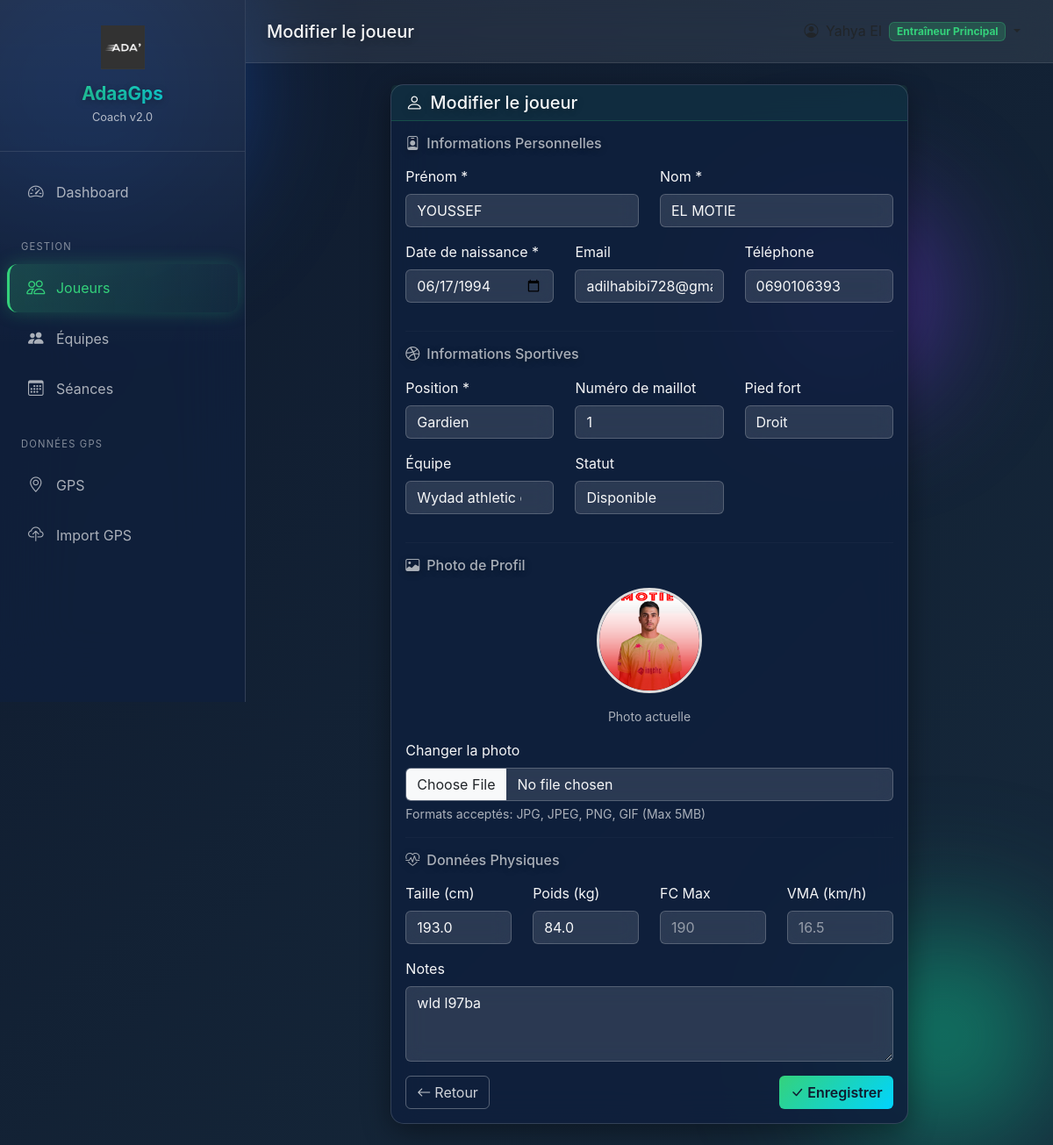
Page /players/1/edit (signed in) on the earlier database version.
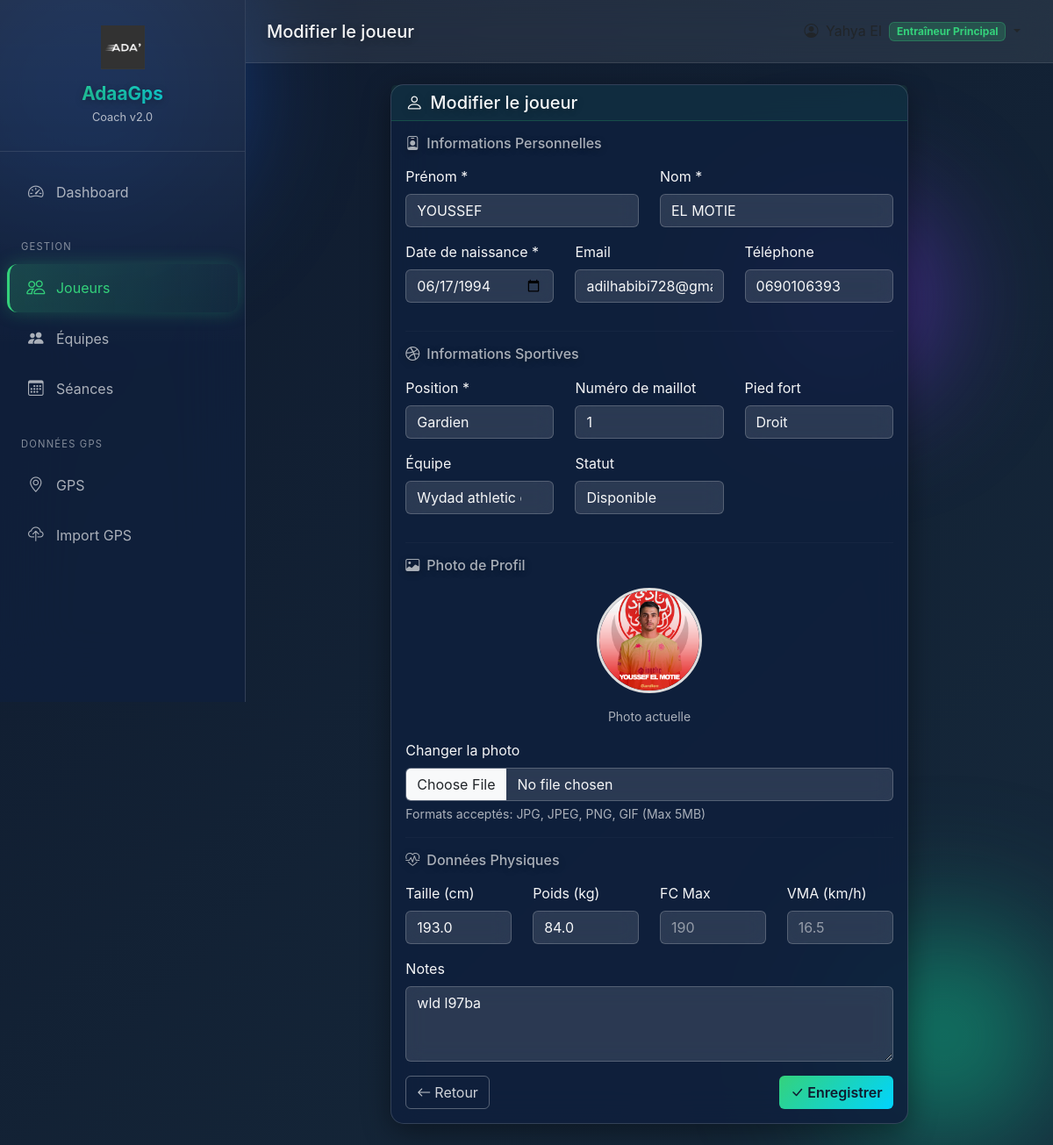
Same page on the later database version.
### app/models.py (models this page shows, shortened)
class Player(db.Model):
    __tablename__ = 'player'
    id = db.Column(db.Integer, primary_key=True)
    first_name = db.Column(db.String(50), nullable=False)
    last_name = db.Column(db.String(50), nullable=False)
    date_of_birth = db.Column(db.Date, nullable=False)
    position = db.Column(db.String(30), nullable=False)
    jersey_number = db.Column(db.Integer)
    dominant_foot = db.Column(db.String(10))  # Droit, Gauche, Ambidextre
    height = db.Column(db.Float)  # en cm
    weight = db.Column(db.Float)  # en kg
    status = db.Column(db.String(30), default='Disponible')
    team_id = db.Column(db.Integer, db.ForeignKey('team.id'))
    photo_url = db.Column(db.String(255))
    phone = db.Column(db.String(20))
    email = db.Column(db.String(120))
    hr_max = db.Column(db.Integer)  # FC max mesurée
    vma = db.Column(db.Float)  # VMA en km/h
    notes = db.Column(db.Text)
    created_at = db.Column(db.DateTime, default=datetime.utcnow)
    updated_at = db.Column(db.DateTime, default=datetime.utcnow, onupdate=datetime.utcnow)
    sessions = db.relationship('TrainingSession', secondary=player_session,
                               backref=db.backref('players', lazy='dynamic'))
    results = db.relationship('TrainingResult', backref='player', lazy='dynamic',
                              cascade='all, delete-orphan')
    gps_data = db.relationship('GPSData', backref='player', lazy='dynamic',
                               cascade='all, delete-orphan')
    injuries = db.relationship('Injury', backref='player', lazy='dynamic',
                               cascade='all, delete-orphan')
    wellness_records = db.relationship('WellnessRecord', backref='player', lazy='dynamic',
                                       cascade='all, delete-orphan')
    POSITIONS = ['Gardien', 'Défenseur', 'Milieu', 'Attaquant']
    STATUSES = ['Disponible', 'Blessé', 'Fatigué', 'En récupération', 'En rééducation', 'Suspendu']
    @property
    def full_name(self):
        return f"{self.first_name} {self.last_name}"

### app/routes/players.py (the view)
@players_bp.route('/<int:id>/edit', methods=['GET', 'POST'])
@login_required
def edit_player(id):
    player = Player.query.get_or_404(id)
    form = PlayerForm(obj=player)
    form.team_id.choices = [(0, 'Sans équipe')] + [(t.id, t.name) for t in Team.query.all()]
    if form.validate_on_submit():
        form.populate_obj(player)
        if form.team_id.data == 0:
            player.team_id = None
        if form.photo.data:
            photo_path = save_player_photo(form.photo.data)
            if photo_path:
                player.photo_url = photo_path
                flash(f'Photo de profil mise à jour ✅', 'success')
        db.session.commit()
        flash(f'Joueur {player.full_name} modifié avec succès !', 'success')
        return redirect(url_for('players.view_player', id=id))
    else:
        if form.errors:
            for field, errors in form.errors.items():
                for error in errors:
                    flash(f'Erreur ({field}): {error}', 'danger')
    return render_template('coach/players/form.html',
                          form=form,
                          player=player,
                          title='Modifier le joueur')

### app/models.py (called while the page is built)
    @property
    def is_authenticated(self):
        return True

    @property
    def full_name(self):
        return f"{self.first_name} {self.last_name}"

    @property
    def role_display(self):
        return self.ROLES.get(self.role, self.role)

### app/templates/coach/players/form.html (shortened to what the changed rows need)
{% extends "shared/base.html" %}
{% block content %}
<div class="row justify-content-center">
    <div class="col-lg-8">
        <div class="card">
            <div class="card-body">
                <form method="POST" enctype="multipart/form-data">
                    <div class="row">
                        <div class="col-md-6 mb-3">
                            <label class="form-label">Prénom *</label>
                            {{ form.first_name(class="form-control", placeholder="Prénom") }}
                        </div>
                        <div class="col-md-6 mb-3">
                            <label class="form-label">Nom *</label>
                            {{ form.last_name(class="form-control", placeholder="Nom") }}
                        </div>
                    </div>
                    <div class="row">
                        <div class="col-md-4 mb-3">
                            <label class="form-label">Date de naissance *</label>
                            {{ form.date_of_birth(class="form-control") }}
                        </div>
                        <div class="col-md-4 mb-3">
                            <label class="form-label">Email</label>
                            {{ form.email(class="form-control", placeholder="email@example.com") }}
                        </div>
                        <div class="col-md-4 mb-3">
                            <label class="form-label">Téléphone</label>
                            {{ form.phone(class="form-control", placeholder="+212...") }}
                        </div>
                    </div>
                    <div class="row">
                        <div class="col-md-4 mb-3">
                            <label class="form-label">Position *</label>
                            {{ form.position(class="form-select") }}
                        </div>
                        <div class="col-md-4 mb-3">
                            <label class="form-label">Numéro de maillot</label>
                            {{ form.jersey_number(class="form-control", placeholder="10") }}
                        </div>
                        <div class="col-md-4 mb-3">
                            <label class="form-label">Pied fort</label>
                            {{ form.dominant_foot(class="form-select") }}
                        </div>
                    </div>
                    <div class="row">
                        <div class="col-md-4 mb-3">
                            <label class="form-label">Équipe</label>
                            {{ form.team_id(class="form-select") }}
                        </div>
                        <div class="col-md-4 mb-3">
                            <label class="form-label">Statut</label>
                            {{ form.status(class="form-select") }}
                        </div>
                    </div>
                    {% if player and player.photo_url %}
                    <div class="mb-3 text-center">
                        <img src="/uploads/{{ player.photo_url }}"
                             alt="{{ player.full_name }}"
                             class="rounded-circle mb-3"
                             style="width: 120px; height: 120px; object-fit: cover; border: 3px solid #ddd;">
                        <p class="small text-muted">Photo actuelle</p>
                    </div>
                    {% endif %}
                    <div class="mb-3">
                        <label class="form-label">{{ 'Changer la photo' if player and player.photo_url else 'Charger une photo' }}</label>
                        {{ form.photo(class="form-control", accept="image/*") }}
                        <small class="text-muted d-block mt-1">Formats acceptés: JPG, JPEG, PNG, GIF (Max 5MB)</small>
                    </div>
                    <div class="row">
                        <div class="col-md-3 mb-3">
                            <label class="form-label">Taille (cm)</label>
                            {{ form.height(class="form-control", placeholder="175") }}
                        </div>
                        <div class="col-md-3 mb-3">
                            <label class="form-label">Poids (kg)</label>
                            {{ form.weight(class="form-control", placeholder="70") }}
                        </div>
                        <div class="col-md-3 mb-3">
                            <label class="form-label">FC Max</label>
                            {{ form.hr_max(class="form-control", placeholder="190") }}
                        </div>
                        <div class="col-md-3 mb-3">
                            <label class="form-label">VMA (km/h)</label>
                            {{ form.vma(class="form-control", placeholder="16.5") }}
                        </div>
                    </div>
                    <div class="mb-3">
                        <label class="form-label">Notes</label>
                        {{ form.notes(class="form-control", rows=3, placeholder="Notes additionnelles...") }}
                    </div>
                </form>
            </div>
        </div>
    </div>
</div>
{% endblock %}

Differences in the rows shown:
changed Player "Changer la photo": photo_url: a different picture
